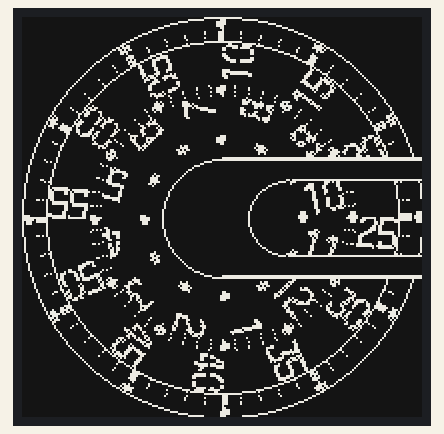
This sketch was run on a simulated ESP32. Shown: 200×200 one-colour display. The local clock reads 2024-03-15 10:24:30 at power-on unless the sketch sets it.

Above: at 2.3 s.
At 30.8 s:
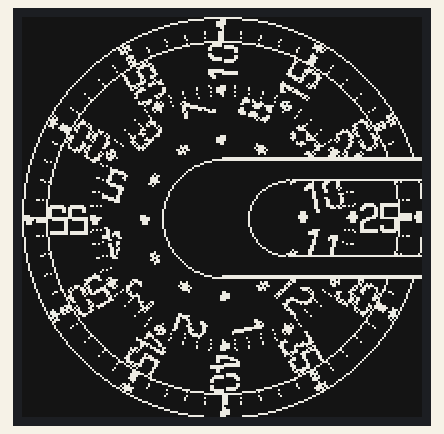
At 91.3 s:
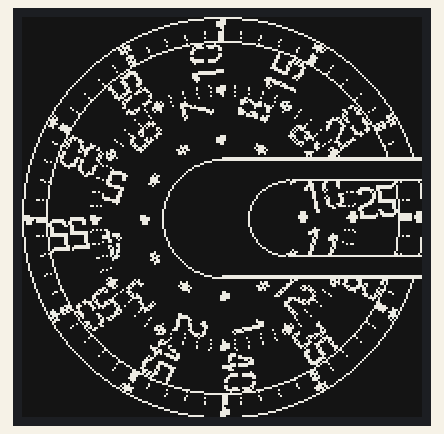

The sketch:

niobe.ino
```cpp
#include "niobe.h"

Niobe watchy;

void setup(){
  watchy.init();
}

void loop(){}
```

niobe.h
```cpp
#ifndef WATCHY_NIOBE_H
#define WATCHY_NIOBE_H

#include "Watchy.h"

class Niobe : public Watchy {
public:
    Niobe();
    void drawWatchFace();

private:
    void drawCharWithRotation(const int charToDraw[], int x, int y, double rotation);
};
#endif
```

Source omitted: niobe.cpp (data table, 9591 bytes)

Measured:
- what the display in image 1 shows lasts 60.5 s, from 30.8 s to 91.3 s
